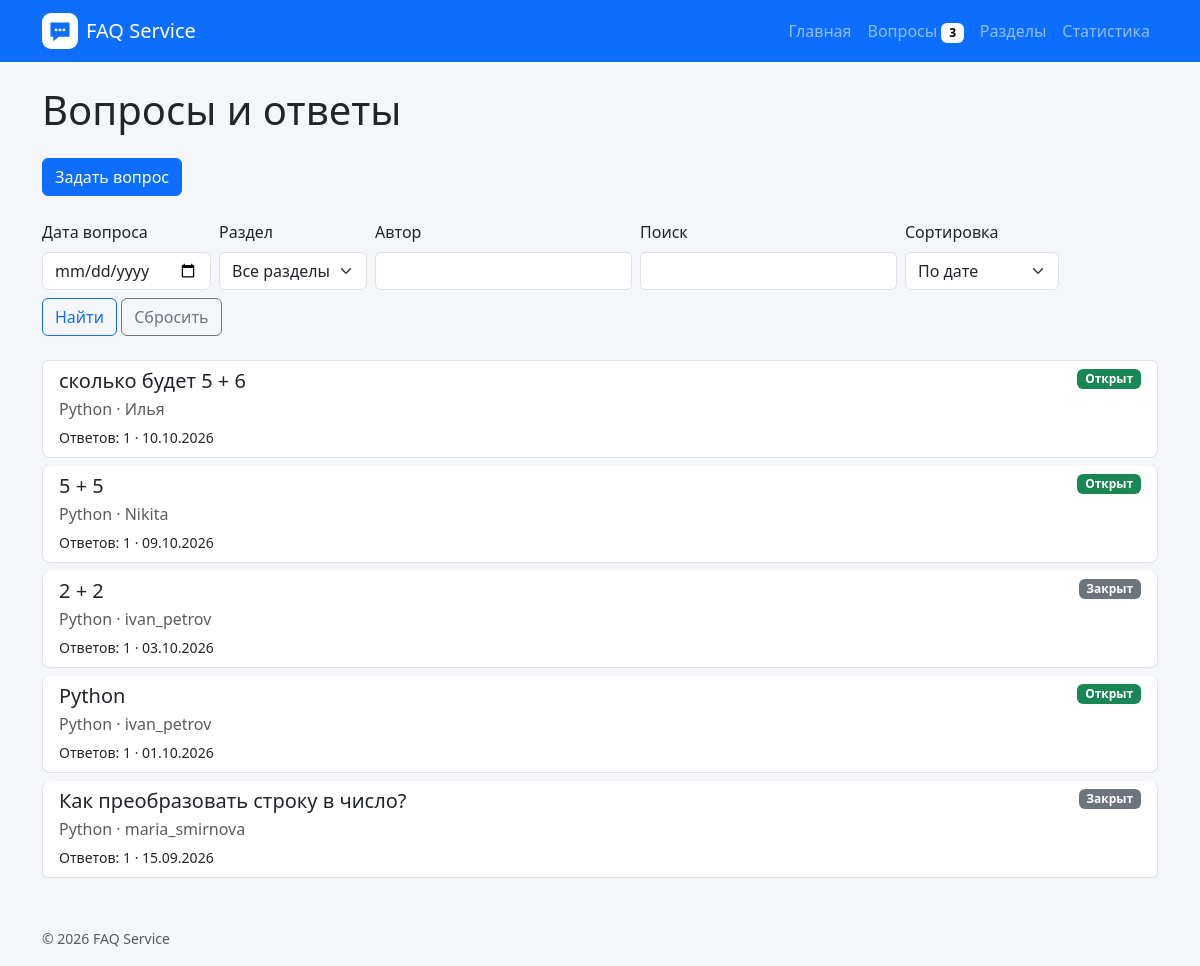
/faq/, run on an earlier commit of the app's database.
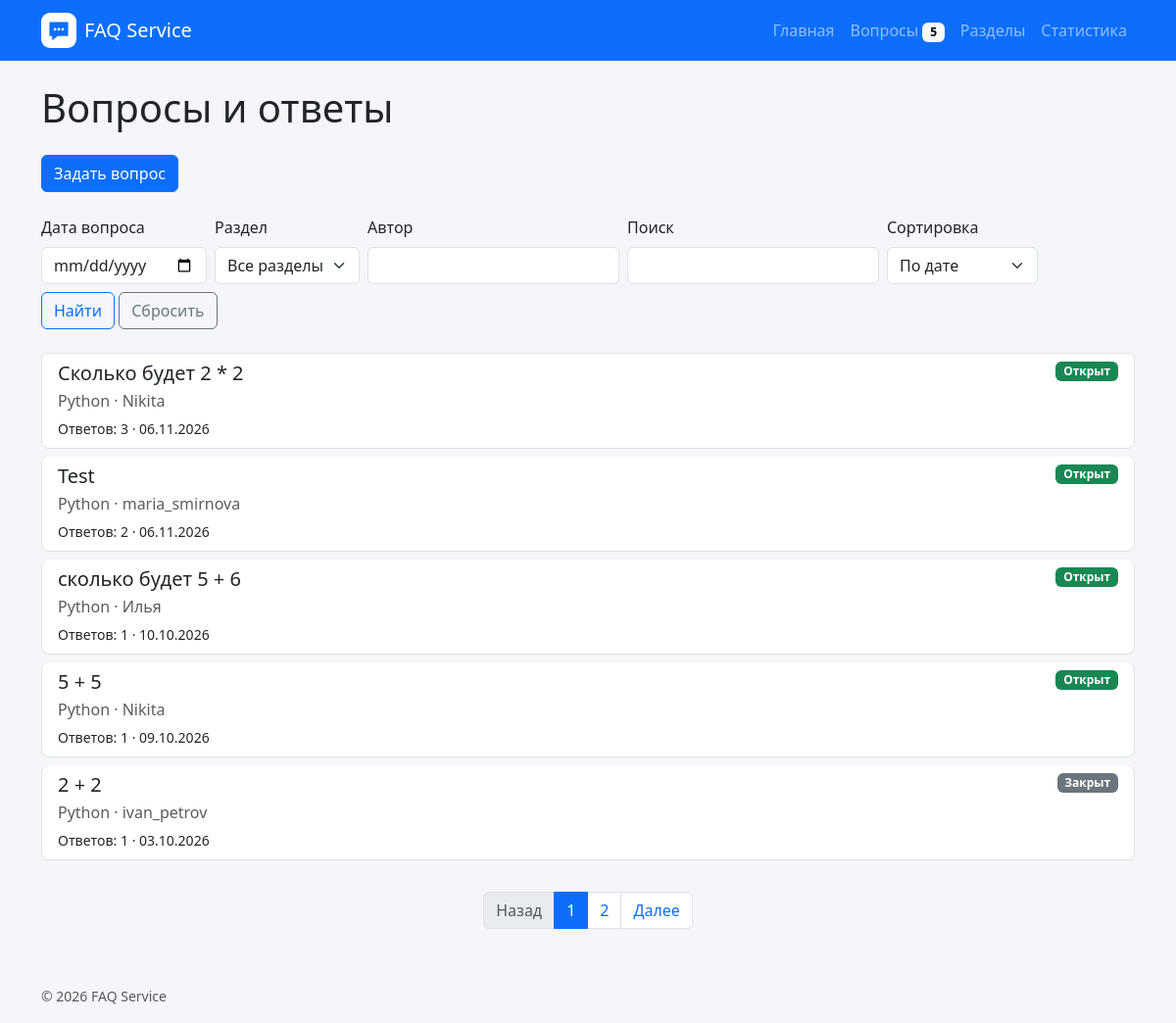
And on a later commit of the database.
### faq_web/models.py (models this page shows, shortened)
class Question(models.Model):
    class Status(models.TextChoices):
        OPEN = "open", "Открыт"
        CLOSED = "closed", "Закрыт"
    objects = QuestionManager()
    section = models.ForeignKey(
        Section,
        on_delete=models.PROTECT,  # запрет удаления если есть ссылка
        related_name="questions",  # Имя обратной связи.
        null=False,
        blank=False,
        verbose_name="Раздел",
    )
    author = models.ForeignKey(
        User,
        on_delete=models.PROTECT,
        related_name="authored_questions",
        null=False,
        blank=False,
        verbose_name="Автор",
    )
    title = models.CharField(
        max_length=200,
        null=False,
        blank=False,
        verbose_name="Заголовок",
    )
    slug = models.SlugField(
        max_length=220,
        unique=True,
        editable=False,
        verbose_name="URL-идентификатор",
    )
    text = models.TextField(
        null=False,
        blank=False,
        verbose_name="Текст",
    )
    image = models.ImageField(
        upload_to="questions/",
        blank=True,
        verbose_name="Изображение",
    )
    created_at = models.DateField(
        default=date.today,
        null=False,
        blank=False,
        verbose_name="Дата",
    )
    status = models.CharField(
        max_length=6,
        choices=Status.choices,  # Open / Closed
        default=Status.OPEN,
        null=False,
        blank=False,
        verbose_name="Статус",
    )
    class Meta:
        ordering = ["-created_at", "-pk"]
        verbose_name = "Вопрос"
        verbose_name_plural = "Вопросы"
    def get_absolute_url(self) -> str:
        return reverse("faq:detail", kwargs={"slug": self.slug})

### faq_web/views.py (the view, shortened to what this page needs)
# urls.py: path("", views.question_list, name="list"),
def question_list(request):
    filter_data = request.GET.copy()
    filter_data.setdefault("sort", "date")
    filter_form = QuestionFilterForm(filter_data)
    filters_are_valid = filter_form.is_valid()
    filters = filter_form.cleaned_data if filters_are_valid else {}
    sort = filters.get("sort") or "date"
    sort_fields = {
        "date": "-created_at",
        "title": "title",
        "section": "section__name",
        "author": "author__name",
    }
    questions = _questions_with_answers().annotate(
        section_name=F("section__name"),
        author_name=F("author__name"),
        answer_count=Count("answers", distinct=True),
    )
    if not filters_are_valid:
        questions = questions.none()
    else:
        question_date = filters.get("date")
        section = filters.get("section")
        author_name = filters.get("author", "")
        search_query = filters.get("q", "")
        if question_date:
            questions = questions.filter(created_at=question_date)
        if section:
            questions = questions.filter(section=section)
        if author_name:
            questions = questions.filter(author__name__icontains=author_name)
    questions = questions.order_by(sort_fields.get(sort, "-created_at"), "pk")
    page_obj = Paginator(questions, 5).get_page(request.GET.get("page"))
    return render(
        request,
        "faq_web/question_list.html",
        {
            "questions": page_obj,
            "page_obj": page_obj,
            "filter_form": filter_form,
            "sort": sort,
        },
    )

### faq_web/context_processors.py (called while the page is built)
def faq_context(request):
    return {
        "site_name": "FAQ Service",
        "open_questions_count": Question.objects.open().count(),
    }

### faq_web/models.py (called while the page is built)
    def __str__(self) -> str:
        return self.name

    def open(self):
        return self.filter(status=self.model.Status.OPEN)

### faq_web/views.py (called while the page is built)
def _questions_with_answers():
    return Question.objects.select_related(
        "section",
        "author",
    ).prefetch_related(
        Prefetch(
            "answers",
            queryset=Answer.objects.select_related("author").order_by("pk"),
        )
    )

### templates/faq_web/question_list.html (shortened to what the changed rows need)
{% extends "base.html" %}
{% block content %}
<h1 class="mb-4">Вопросы и ответы</h1>
{% if questions %}
    <div class="list-group">
        {% for question in questions %}
            <a
                class="list-group-item list-group-item-action"
                href="{{ question.get_absolute_url }}"
            >
                <div class="d-flex justify-content-between gap-3">
                    <h2 class="h5 mb-1">
                        {{ question.title|default:"Без заголовка" }}
                    </h2>
                    {% include "faq_web/includes/question_status.html" with question=question %}
                </div>
                <p class="mb-1 text-body-secondary">
                    {{ question.section_name }} · {{ question.author_name }}
                </p>
                <small>
                    Ответов: {{ question.answer_count }} ·
                    {{ question.created_at|date:"d.m.Y" }}
                </small>
            </a>
        {% endfor %}
    </div>
{% else %}
    <p class="text-body-secondary">Пока нет вопросов.</p>
{% endif %}
{% if page_obj.paginator.num_pages > 1 %}
    <nav aria-label="Навигация по страницам" class="mt-4">
        <ul class="pagination justify-content-center">
            {% if page_obj.has_previous %}
                <li class="page-item">
                    <a
                        class="page-link"
                        href="{% querystring page=page_obj.previous_page_number %}"
                    >Назад</a>
                </li>
            {% else %}
                <li class="page-item disabled">
                    <span class="page-link">Назад</span>
                </li>
            {% endif %}
            {% for page_number in page_obj.paginator.page_range %}
                {% if page_number == page_obj.number %}
                    <li class="page-item active" aria-current="page">
                        <span class="page-link">{{ page_number }}</span>
                    </li>
                {% else %}
                    <li class="page-item">
                        <a
                            class="page-link"
                            href="{% querystring page=page_number %}"
                        >{{ page_number }}</a>
                    </li>
                {% endif %}
            {% endfor %}
            {% if page_obj.has_next %}
                <li class="page-item">
                    <a
                        class="page-link"
                        href="{% querystring page=page_obj.next_page_number %}"
                    >Далее</a>
                </li>
            {% else %}
                <li class="page-item disabled">
                    <span class="page-link">Далее</span>
                </li>
            {% endif %}
        </ul>
    </nav>
{% endif %}
{% endblock %}

### templates/faq_web/includes/question_status.html
<span class="badge align-self-start {% if question.status == 'open' %}text-bg-success{% else %}text-bg-secondary{% endif %}">
    {% if question.status == "open" %}Открыт{% else %}Закрыт{% endif %}
</span>

What changed in the data, as far as the page shows it:
no longer on this page (row unchanged): Question: title "Python", status "Открыт", section_name "Python", author_name "ivan_petrov", answer_count "1", created_at "01.10.2026"
no longer on this page (row unchanged): Question: title "Как преобразовать строку в число?", status "Закрыт", section_name "Python", author_name "maria_smirnova", answer_count "1", created_at "15.09.2026"
added Question: title "Сколько будет 2 * 2", status "Открыт", section_name "Python", author_name "Nikita", answer_count "3", created_at "06.11.2026"
added Question: title "Test", status "Открыт", section_name "Python", author_name "maria_smirnova", answer_count "2", created_at "06.11.2026"
Also different on the page:
{{ open_questions_count }}: "3" → "5"
text now shown: "Назад Далее"
new list line: "1"
new list line: "2"
